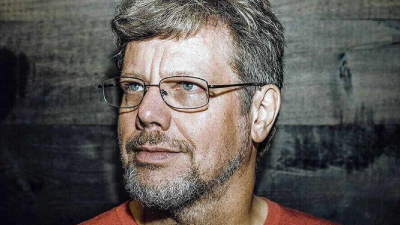
#> input picture images/guido-van-rossum.jpg, 400 x 225 px
$ python main.py
#> lines starting #> are read from the running program, lines starting #| are printed output that depends on the picture
from PIL import Image, ImageOps


def main():
    with Image.open('images/guido-van-rossum.jpg') as im:
#> im is the input picture: PIL image 400x225 RGB; mean R, G, B 91.6, 87.3, 84
        im_rotate = im.rotate(90)
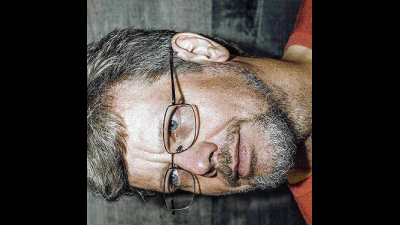
#> im_rotate: PIL image 400x225 RGB; mean R, G, B 69.2, 63.4, 59.4
        im_rotate = ImageOps.flip(im_rotate)
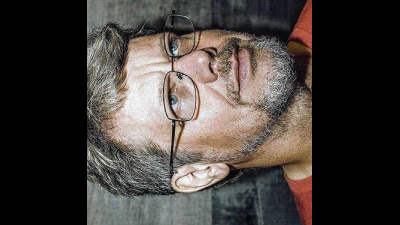
#> im_rotate: PIL image 400x225 RGB; mean R, G, B 69.2, 63.4, 59.4
        width, height = im_rotate.size
#> width = 400; height = 225
        im_resized = im_rotate.resize((600, int(height * 600 / width)))
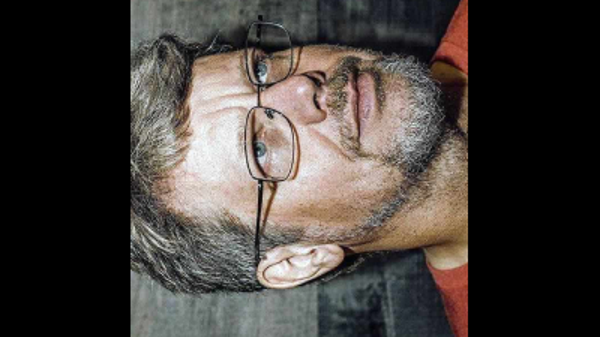
#> im_resized: PIL image 600x337 RGB; mean R, G, B 69.2, 63.4, 59.4
        im_resized.save('images/guido-van-rossum_90.jpg', quality=95)


if __name__ == "__main__":
    main()
